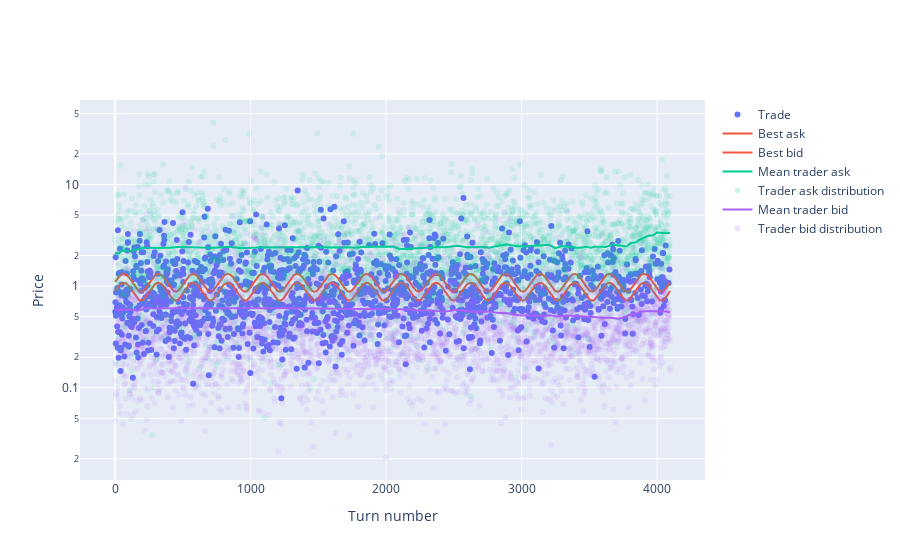

This figure's notebook cell:
### Code cell
trades_plot(turn_results)

### Figure 1 — Plotly figure (JSON) as saved in the notebook; plotly's stock layout.template omitted (floating-point values rounded to 4 significant figures; data arrays with more than 128 entries replaced by an {"elided": "..."} marker saying what was removed)
{"data": [{"marker": {"color": "#636EFA"}, "mode": "markers", "name": "Trade", "type": "scatter", "x": {"elided": "1448 int values"}, "y": {"elided": "1448 float values"}}, {"marker": {"color": "#EF553B"}, "name": "Best ask", "type": "scatter", "y": {"elided": "4096 float values"}}, {"marker": {"color": "#EF553B"}, "name": "Best bid", "type": "scatter", "y": {"elided": "4096 float values"}}, {"marker": {"color": "#00CC96"}, "name": "Mean trader ask", "type": "scatter", "y": {"elided": "4096 float values"}}, {"marker": {"color": "#00CC96", "opacity": 0.1}, "mode": "markers", "name": "Trader ask distribution", "type": "scatter", "x": {"elided": "4096 int values"}, "y": {"elided": "4096 float values"}}, {"marker": {"color": "#AB63FA"}, "name": "Mean trader bid", "type": "scatter", "y": {"elided": "4096 float values"}}, {"marker": {"color": "#AB63FA", "opacity": 0.1}, "mode": "markers", "name": "Trader bid distribution", "type": "scatter", "x": {"elided": "4096 int values"}, "y": {"elided": "4096 float values"}}], "layout": {"xaxis": {"title": {"text": "Turn number"}}, "yaxis": {"title": {"text": "Price"}, "type": "log"}}}
